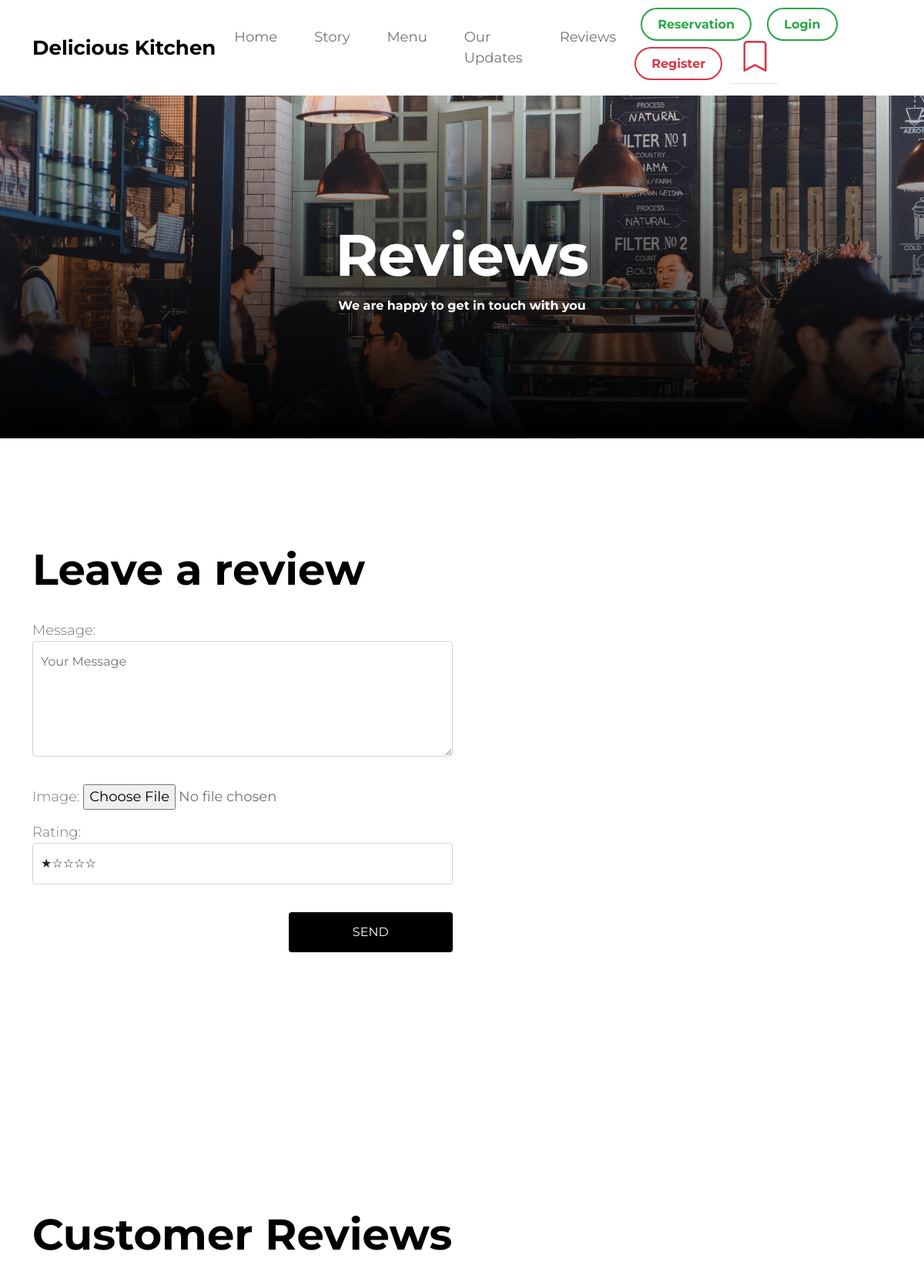
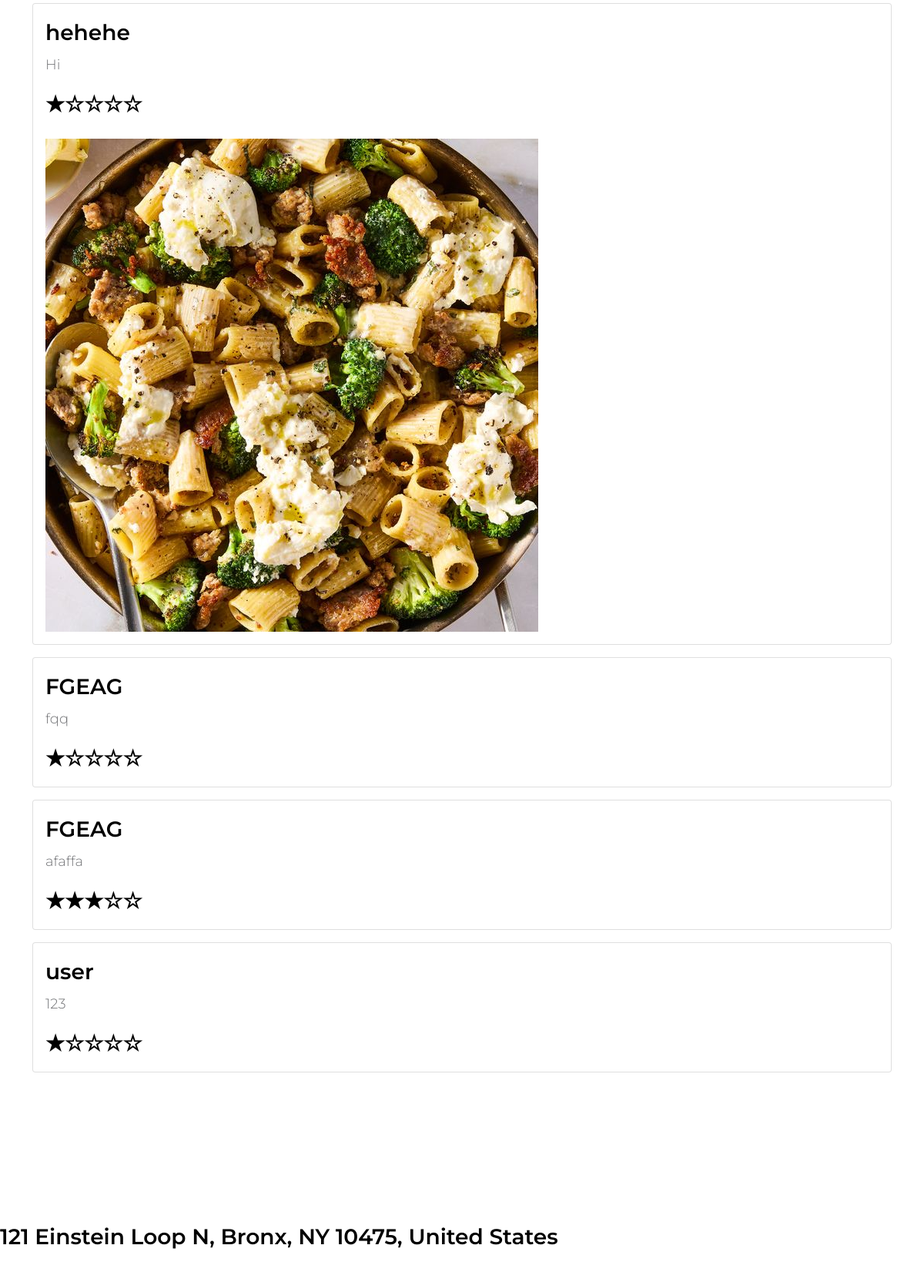
The app's page /reviews/ (upper part) with its own data (2 pictures, top to bottom).
### women/models.py (models this page shows, shortened)
class Review(models.Model):
    message = models.TextField()
    image = models.ImageField(upload_to='reviews/', null=True, blank=True)
    author = models.ForeignKey(get_user_model(), on_delete=models.SET_NULL, related_name='reviews', null=True)
    RATING_CHOICES = (
        (1, '★☆☆☆☆'),
        (2, '★★☆☆☆'),
        (3, '★★★☆☆'),
        (4, '★★★★☆'),
        (5, '★★★★★'),
    )
    rating = models.IntegerField(choices=RATING_CHOICES, default=1)

### women/views.py (the view)
# urls.py: path('reviews/', views.reviews, name='reviews'),
def reviews(request):
    if request.method == 'POST':
        if not request.user.is_authenticated:
            return redirect('unauthorized_page')
        if 'delete' in request.POST:
            review_id = request.POST.get('review_id')
            review = get_object_or_404(Review, id=review_id)
            if review.author == request.user:
                review.delete()
                return redirect('reviews')
            else:
                return HttpResponseForbidden("You are not allowed to delete this review.")
        else:
            form = ReviewForm(request.POST, request.FILES)
            if form.is_valid():
                review = form.save(commit=False)
                review.author = request.user
                review.save()
                return redirect('success_page')
    else:
        form = ReviewForm()
    reviews = Review.objects.all()
    return render(request, 'women/reviews.html', {'form': form, 'reviews': reviews})

### women/forms.py
class ReviewForm(forms.ModelForm):
    class Meta:
        model = Review
        fields = ['message', 'image', 'rating']
        widgets = {
            'message': Textarea(attrs={
                'class': 'form-control',
                'rows': 5,
                'placeholder': 'Your Message'
            }),
            'image': FileInput(attrs={'class': 'form-control-file'}),
            'rating': forms.Select(attrs={'class': 'form-control'})
        }

### women/templates/women/reviews.html (shortened to what this page needs)
{% extends 'base.html' %}
{% load static %}
{% block content %}
<main>
    <header class="site-header site-contact-header">
        <div class="container">
            <div class="row">
                <div class="col-lg-10 col-12 mx-auto">
                    <h1 class="text-white">Reviews</h1>
                    <strong class="text-white">We are happy to get in touch with you</strong>
                </div>
            </div>
        </div>
        <div class="overlay"></div>
    </header>
    <section class="contact section-padding">
        <div class="container">
            <div class="row">
                <div class="col-12">
                    <h2 class="mb-4">Leave a review</h2>
                </div>
                <div class="col-lg-6 col-12">
                    <form class="custom-form contact-form row" method="post" role="form" enctype="multipart/form-data">
                        {{ form.as_p }}
                        <div class="col-lg-5 col-12 ms-auto">
                            <button type="submit" class="form-control">Send</button>
                        </div>
                    </form>
                </div>
            </div>
        </div>
    </section>
    <section class="reviews section-padding">
        <div class="container">
            <div class="row">
                <div class="col-12 mt-5">
                    <h2 class="mb-4">Customer Reviews</h2>
                    {% for review in reviews %}
                    <div class="card mb-3">
                        <div class="card-body">
                            <h4 class="card-text">{{ review.author.username }}</h4>
                            <p class="card-text">{{ review.message }}</p>
                            <h4 class="card-text">
                                {% for i in review.RATING_CHOICES %}
                                    {% if i.0 == review.rating %}
                                        {{ i.1 }}
                                    {% endif %}
                                {% endfor %}
                            </h4>
                            {% if review.image %}
                                <img src="{{ review.image.url }}" class="img-fluid mt-3" alt="Review Image">
                            {% endif %}
                        </div>
                    </div>
                    {% endfor %}
                </div>
            </div>
        </div>
    </section>
    <div class="col-12">
        <h4 class="mt-5 mb-4">121 Einstein Loop N, Bronx, NY 10475, United States</h4>
        <div class="google-map pt-3">
        </div>
    </div>
</main>
{% endblock %}

### women/static/css/tooplate-crispy-kitchen.css (style rules this page uses)
:root { --white-color: #FFFFFF; --primary-color: #f44749; --secondary-color: #f3af24; --section-bg-color: #F9F9F9; --dark-color: #000000; --title-color: #565758; --news-title-color: #292828; --p-color: #717275; --border-color: #eaeaea; --border-radius-default: .25rem; --body-font-family: 'Montserrat', sans-serif; --h1-font-size: 76px; --h2-font-size: 56px; --h3-font-size: 42px; --h4-font-size: 28px; --h5-font-size: 26px; --h6-font-size: 22px; --p-font-size: 18px; --menu-font-size: 18px; --category-font-size: 14px; --font-weight-light: 300; --font-weight-normal: 400; --font-weight-semibold: 600; --font-weight-bold: 700; }
body { background: var(--white-color); font-family: var(--body-font-family); position: relative; }
h2, h3, h4, h5, h6 { color: var(--dark-color); line-height: inherit; }
h1, h2, h3, h4, h5, h6 { font-weight: var(--font-weight-semibold); }
h1, h2 { font-weight: var(--font-weight-bold); }
h1 { font-size: var(--h1-font-size); line-height: normal; }
h2 { font-size: var(--h2-font-size); }
h4 { font-size: var(--h4-font-size); }
p, .list .list-item { color: var(--p-color); font-size: var(--p-font-size); font-weight: var(--font-weight-light); }
a, button { touch-action: manipulation; transition: all 0.3s; }
.section-padding { padding-top: 8rem; padding-bottom: 8rem; }
b, strong { font-weight: var(--font-weight-bold); }
.site-header { background-repeat: no-repeat; background-position: center; background-size: cover; padding-top: 10rem; padding-bottom: 10rem; text-align: center; position: relative; }
.site-header .container { position: relative; z-index: 2; }
.site-contact-header { background-image: url('../images/header/rod-long-I79Pgmhmy5M-unsplash.jpg'); }
.overlay { background: linear-gradient(to top, var(--dark-color), transparent 100%); position: absolute; top: 0; right: 0; bottom: 0; left: 0; }
.custom-form .form-control { margin-bottom: 20px; padding: 14px 10px; transition: all 0.3s; }
.custom-form button[type="submit"] { background: var(--dark-color); border: 0; color: var(--white-color); text-transform: uppercase; }

### records on screen
Review: author.username "hehehe", message "Hi", i "★☆☆☆☆", image (picture)
Review: author.username "FGEAG", message "fqq", i "★☆☆☆☆"
Review: author.username "FGEAG", message "afaffa", i "★★★☆☆"
Review: author.username "user", message "123", i "★☆☆☆☆"
